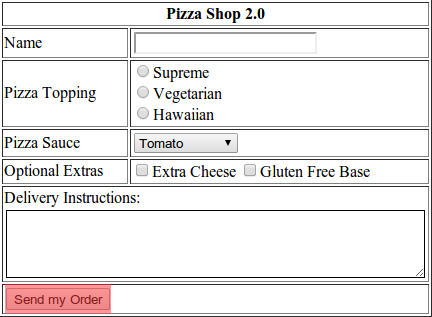
#> input picture Test_Images/Form/template.png, 432 x 317 px
$ jupyter execute --allow-errors ORB_Registration.ipynb
#> lines starting #> are read from the running program, lines starting #| are printed output that depends on the picture
[cell 1]
import os
import numpy as np
import cv2
from matplotlib import pyplot as plt

[cell 2]
test_path = r'./Test_Images/Form'
image_template = 'template.png'
image_test = 'test_perspective.png'

image_template = os.path.join(test_path, image_template)
image_test = os.path.join(test_path, image_test)

[cell 3]
img1 = cv2.imread(image_template,cv2.COLOR_BGR2GRAY)          # Template Image
#> img1 is the input picture: shape (317, 432, 3); mean B, G, R 234.1, 234.2, 236.5
img2 = cv2.imread(image_test,cv2.COLOR_BGR2GRAY)              # Test Image
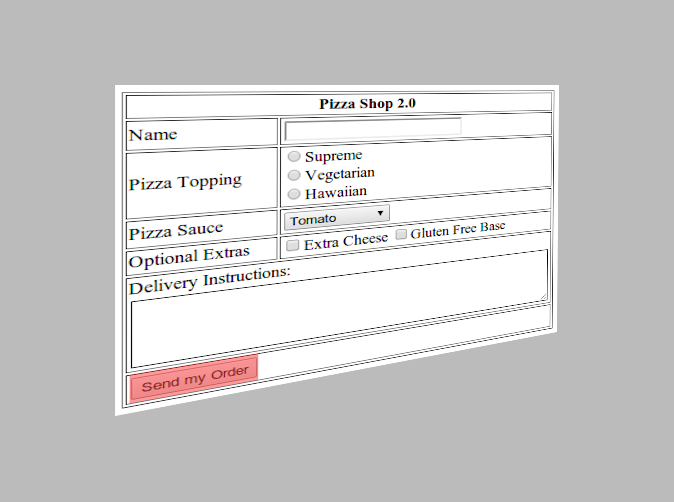
#> input picture Test_Images/Form/test_perspective.png, 674 x 502 px
#> img2 is the input picture: shape (502, 674, 3); mean B, G, R 205.2, 205.2, 206.3

img1 = cv2.cvtColor(img1, cv2.COLOR_BGR2GRAY)
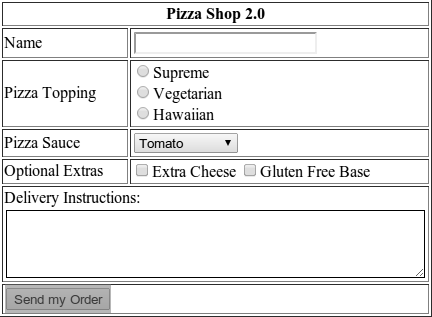
#> img1: shape (317, 432); min 0, max 255, mean 234.8
img2 = cv2.cvtColor(img2, cv2.COLOR_BGR2GRAY)
#> img2: shape (502, 674)

orb = cv2.ORB_create()

# find the keypoints and descriptors with SIFT
kp1, des1 = orb.detectAndCompute(img1,None)
#> kp1 = 495 keypoints; strongest (x, y, size): (159, 74, 31), (322, 174, 31), (184, 75, 31), (172, 71, 31)
kp2, des2 = orb.detectAndCompute(img2,None)
#> kp2 = 500 keypoints; strongest (x, y, size): (326, 102, 31), (152, 260, 31), (386, 109, 31), (374, 107, 31)

[cell 4]
# draw only keypoints location,not size and orientation
img = cv2.drawKeypoints(img1, kp1, None, color=(0,255,0), flags=0)
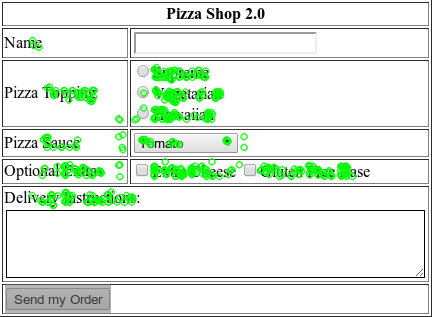
#> img: shape (317, 432, 3); mean of channels 0, 1, 2 225.7, 237.1, 225.7; drawn as B, G, R
plt.imshow(img), plt.show()

[cell 5]
# draw only keypoints location,not size and orientation
img = cv2.drawKeypoints(img2, kp2, None, color=(0,255,0), flags=0)
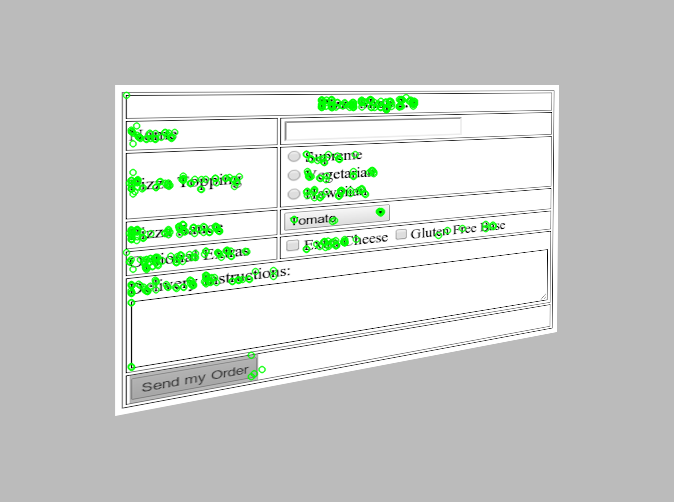
#> img: shape (502, 674, 3); mean of channels 0, 1, 2 201.7, 206.5, 201.7; drawn as B, G, R
plt.imshow(img), plt.show()

[cell 6]
# create BFMatcher object
bf = cv2.BFMatcher(cv2.NORM_HAMMING, crossCheck=True)

# Match descriptors.
matches = bf.match(des1,des2)
#> matches = 168 matches

# Sort them in the order of their distance.
matches = sorted(matches, key = lambda x:x.distance)

[cell 7]
# Draw first 10 matches.
img3 = cv2.drawMatches(img1,kp1,img2,kp2,matches[:20], None, flags=2)
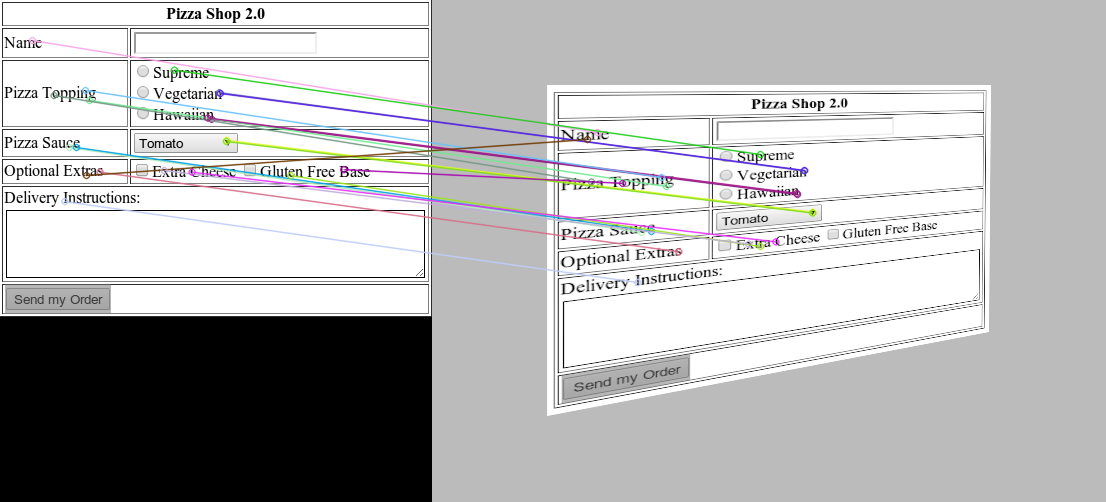
#> img3: shape (502, 1106, 3); mean of channels 0, 1, 2 181.4, 181.2, 181.2; drawn as B, G, R

plt.figure(figsize = (20,20))
plt.imshow(img3),plt.show()

#> (a cell that did not finish here is left out)

#> (a cell that did not finish here is left out)

[cell 10]
# use the homography matrix to align the images
(height, width) = img1.shape
#> height = 317; width = 432
#> (the rest of this cell did not finish here and is left out)
